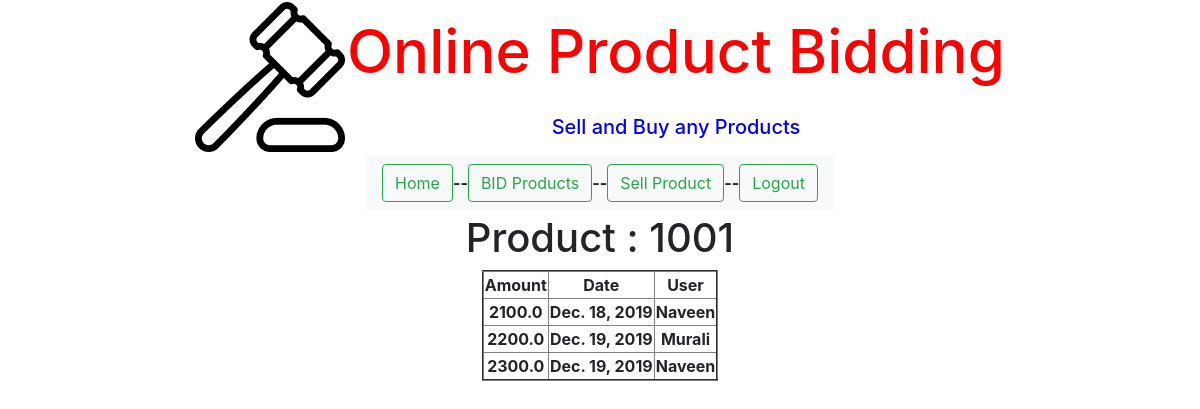
Page /user/b_details/?pid=1001 (signed in) on the committed database.
### user/models.py (models this page shows)
class BidTableModel(models.Model):
    bid = models.AutoField(primary_key=True)
    product_id = models.ForeignKey(ProductModel,on_delete=models.CASCADE)
    user_id = models.ForeignKey(RegisterModel,on_delete=models.CASCADE)
    amount = models.FloatField()
    bdate = models.DateField(auto_now_add=True)
    btime = models.TimeField(auto_now_add=True)

class RegisterModel(models.Model):
    id = models.AutoField(primary_key=True)
    name = models.CharField(max_length=30)
    contact = models.IntegerField(unique=True)
    email = models.EmailField(unique=True)
    password = models.CharField(max_length=30)
    status = models.CharField(max_length=30)
    doj = models.DateField(auto_now_add=True)

### user/views.py (the view)
# urls.py: path('b_details/',views.bDetails,name="b_details"),
def bDetails(request):
    pid = request.GET.get("pid")
    qs = BidTableModel.objects.filter(product_id_id=pid)
    d = {"pid": pid}
    return render(request, "users_template/bdetails.html", {"data": qs, "pno": d})

### templates/users_template/bdetails.html (shortened to what this page needs)
<!doctype html>
{% if request.session.user_username %}
<html lang="en">
  <head>
    <link rel="stylesheet" href="https://stackpath.bootstrapcdn.com/bootstrap/4.4.1/css/bootstrap.min.css">
  </head>
  <body>
    <table align="center">
        <tr>
            <th>
                {% include "head.html" %}
            </th>
        </tr>
        <tr>
            <th>
                {% include "users_template/user_menu.html" %}
            </th>
        </tr>
        <tr>
            <th style="text-align: center">
                <table align="center">
                    <tr>
                        <td>
                            <table align="center" border="2">
                                <tr>
                                    <th>Amount</th>
                                    <th>Date</th>
                                    <th>User</th>
                                </tr>
                                <h1>Product : {{ pno.pid }}</h1>
                                {% for x in data %}
                                     <tr>
                                        <th>{{ x.amount }}</th>
                                        <th>{{ x.bdate }}</th>
                                         <th>{{ x.user_id.name }}</th>
                                </tr>
                                {% endfor %}
                            </table>
                        </td>
                    </tr>
                </table>
            </th>
        </tr>
    </table>
  </body>
</html>
{% else %}
    <h1>Invalid Session</h1>
{% endif %}

### rows in the picture
BidTableModel: amount "2100.0", bdate "Dec. 18, 2019", user_id.name "Naveen"
BidTableModel: amount "2200.0", bdate "Dec. 19, 2019", user_id.name "Murali"
BidTableModel: amount "2300.0", bdate "Dec. 19, 2019", user_id.name "Naveen"

### other values in the picture
{{ pno.pid }} "1001"
